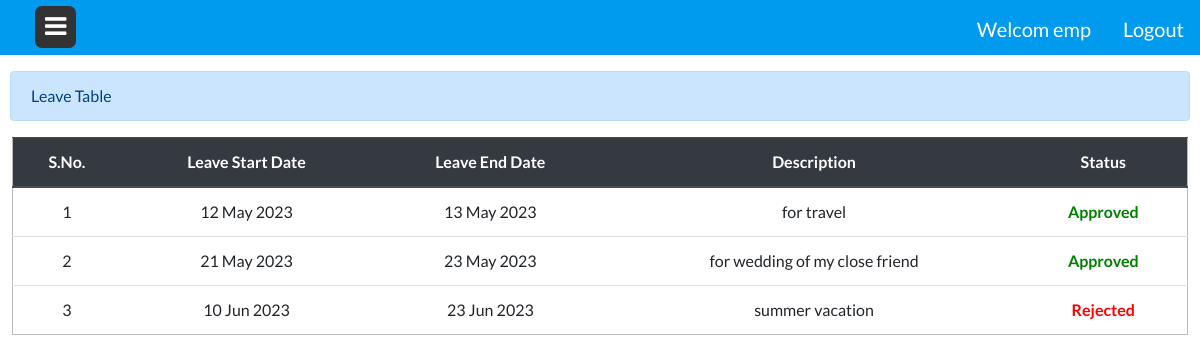
/view-leave.php (signed in), run on the app's committed database.
### tables this page shows
CREATE TABLE `leave_tbl` (
  `id` int(2) NOT NULL,
  `user_id` int(3) NOT NULL,
  `start_date` date NOT NULL,
  `end_date` date NOT NULL,
  `time_period` int(2) NOT NULL,
  `description` varchar(200) NOT NULL,
  `status` int(2) NOT NULL COMMENT '0-pending.1-approved.2-rejected',
  `date` datetime NOT NULL DEFAULT current_timestamp()
);

### view-leave.php (the view, shortened to what this page needs)
<?php
include ('include/conn.php');
$id = $_SESSION['id'];
include "include/header.php";
?>
<!DOCTYPE html>
<html>
<head>
  <link rel="stylesheet" href="https://cdn.jsdelivr.net/npm/bootstrap@4.4.1/dist/css/bootstrap.min.css">
</head>
<body>
  <div class="alert alert-primary" role="alert" style="">
  Leave Table
</div>
  <div class="tbl">
  <table class="table">
  <thead class="thead-dark">
    <tr>
        <th style="text-align: center;">S.No.</th>
        <th style="text-align: center;">Leave Start Date</th>
        <th style="text-align: center;">Leave End Date</th>
        <th style="text-align: center;">Description</th>
        <th style="text-align: center;">Status</th>
    </tr>
  </thead>
  <tbody>
     <?php
        $select_query = mysqli_query($conn, "select * from leave_tbl where user_id='$id'");
        $sn = 1;
        while($row = mysqli_fetch_array($select_query))
        {
            $startdate = date('d M Y', strtotime($row['start_date']));
            $enddate = date('d M Y', strtotime($row['end_date']));
       ?>
    <tr>
          <td  style="text-align: center"><?php echo $sn; ?></td>
          <td  style="text-align: center"><?php echo $startdate;?></td>
          <td  style="text-align: center"><?php echo $enddate; ?></td>
          <td  style="text-align: center"><?php echo  $row['description']; ?></td>
          <?php
          if($row['status']==0)
          { ?>
          <td style="color:blue;font-weight: 700;text-align: center">Pending</td>
          <?php }
          else if($row['status']==1)
          { ?>
          <td style="color:green;font-weight: 700;text-align: center">Approved</td>
          <?php  }
          else
          { ?>
          <td style="color:red;font-weight: 700;text-align: center">Rejected</td>
          <?php  } ?>
        </tr>
        <?php $sn++; } ?>
  </tbody>
</table>
</div>
</body>
</html>

### include/header.css (style rules this page uses)
* { margin: 0; padding: 0; box-sizing: border-box; font-family: 'Lato', sans-serif; }
body { width: 100%; height: 100vh; position: relative; }

### include/header.php (style rules this page uses)
* { margin: 0; padding: 0; box-sizing: border-box; font-family: 'Lato', sans-serif; }
body { width: 100%; height: 100vh; position: relative; }

### view-leave.php (style rules this page uses)
* { box-sizing: border-box; }
.table { margin:0% 1% ; width: 98%; border: 1px solid #bbb; }
.alert { margin-left: 10px; margin-right:10px; }

### data on the page
leave_tbl: start_date "12 May 2023", end_date "13 May 2023", description "for travel", status "Approved"
leave_tbl: start_date "21 May 2023", end_date "23 May 2023", description "for wedding of my close friend", status "Approved"
leave_tbl: start_date "10 Jun 2023", end_date "23 Jun 2023", description "summer vacation", status "Rejected"

### other printed values
$username "emp"
